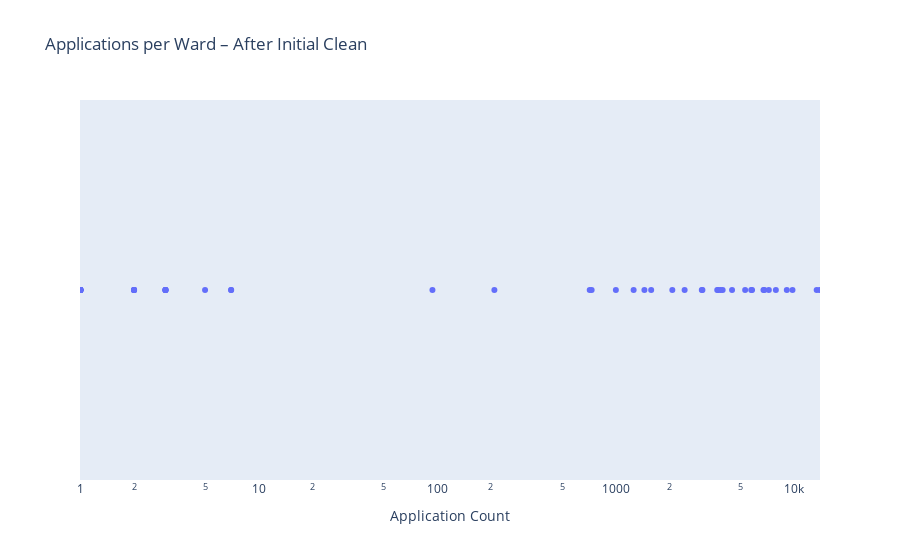

Notebook cell for this chart:
### Code cell
# --- VISUALISING OUTLIERS V2 ---

'''normally I would put dependent variable on y but screens are landscape'''

def plot_ward_strip(df, title):
    fig = px.strip(
        df, x="Application Count", y=[0]*len(df),
        hover_name="Ward", title=title
    )
    fig.update_xaxes(type="log")
    fig.update_yaxes(visible=False)
    fig.show()
    print(f"Chart rendered at: {time.strftime('%Y-%m-%d %H:%M:%S')}")

plot_ward_strip(ward_counts_df, "Applications per Ward – After Initial Clean")

### Figure 1 — Plotly figure (JSON) as saved in the notebook; plotly's stock layout.template omitted (floating-point values rounded to 4 significant figures)
{"data": [{"alignmentgroup": "True", "boxpoints": "all", "fillcolor": "rgba(255,255,255,0)", "hoveron": "points", "hovertemplate": "<b>%{hovertext}</b><br><br>Application Count=%{x}<br>y=%{y}<extra></extra>", "hovertext": ["Belsize", "Hampstead Town", "Bloomsbury", "Holborn & Covent Garden", "Highgate", "Frognal", "Regent'S Park", "South Hampstead", "Primrose Hill", "West Hampstead", "Fortune Green", "Gospel Oak", "Haverstock", "Camden Town", "St Pancras & Somers Town", "King'S Cross", "Kilburn", "Kentish Town South", "Kentish Town North", "Camden Square", "Camden Town With Primrose Hill", "Frognal & Fitzjohns", "Swiss Cottage", "Kentish Town", "Cantelowes", "Holborn And Covent Garden", "Adjoining Borough", "St Pancras And Somers Town", "Adjoining Borough; Kentish Town", "King's Cross; St Pancras and Somers Town", "Holborn and Covent Garden; King's Cross", "Camden Square; Camden Town", "Camden Square; Holborn and Covent Garden; King's Cross", "Frognal; Frognal & Fitzjohns", "Hampstead Town; Highgate", "Camden Town; Primrose Hill", "Camden Town; Frognal", "Camden Square; Cantelowes", "Camden", "Bloomsbury; Holborn and Covent Garden", "Camden Town; Camden Town with Primrose Hill", "Gospel Oak; Haverstock", "Unknown", "Adjoining Borough; Cantelowes", "Adjoining Borough; Regent's Park", "South Hampstead; Swiss Cottage", "Adjoining Borough; Swiss Cottage", "Bloomsbury; Kilburn", "King's Cross; Regent's Park; St Pancras and Somers Town", "King's Cross; St Pancras & Somers Town", "Bloomsbury; King's Cross", "Kentish Town South; St Pancras and Somers Town", "Camden Town; Primrose Hill; Regent's Park", "Camden Square; Haverstock", "Camden Town; Haverstock; Primrose Hill", "Camden Square; King's Cross", "Highgate; South Hampstead", "Fortune Green; West Hampstead"], "legendgroup": "", "line": {"color": "rgba(255,255,255,0)"}, "marker": {"color": "#636efa"}, "name": "", "offsetgroup": "", "orientation": "v", "pointpos": 0, "showlegend": false, "type": "box", "x": [13895, 13367, 9782, 9090, 7895, 7211, 6808, 6728, 5807, 5747, 5312, 4486, 3973, 3869, 3753, 3705, 3061, 3036, 2433, 2076, 1580, 1448, 1260, 1002, 733, 715, 209, 94, 7, 7, 5, 3, 3, 3, 3, 3, 2, 2, 2, 2, 2, 1, 1, 1, 1, 1, 1, 1, 1, 1, 1, 1, 1, 1, 1, 1, 1, 1], "x0": " ", "xaxis": "x", "y": [0, 0, 0, 0, 0, 0, 0, 0, 0, 0, 0, 0, 0, 0, 0, 0, 0, 0, 0, 0, 0, 0, 0, 0, 0, 0, 0, 0, 0, 0, 0, 0, 0, 0, 0, 0, 0, 0, 0, 0, 0, 0, 0, 0, 0, 0, 0, 0, 0, 0, 0, 0, 0, 0, 0, 0, 0, 0], "y0": " ", "yaxis": "y"}], "layout": {"boxmode": "group", "legend": {"tracegroupgap": 0}, "title": {"text": "Applications per Ward – After Initial Clean"}, "xaxis": {"anchor": "y", "domain": [0, 1], "title": {"text": "Application Count"}, "type": "log"}, "yaxis": {"anchor": "x", "domain": [0, 1], "title": {"text": "y"}, "visible": false}}}
